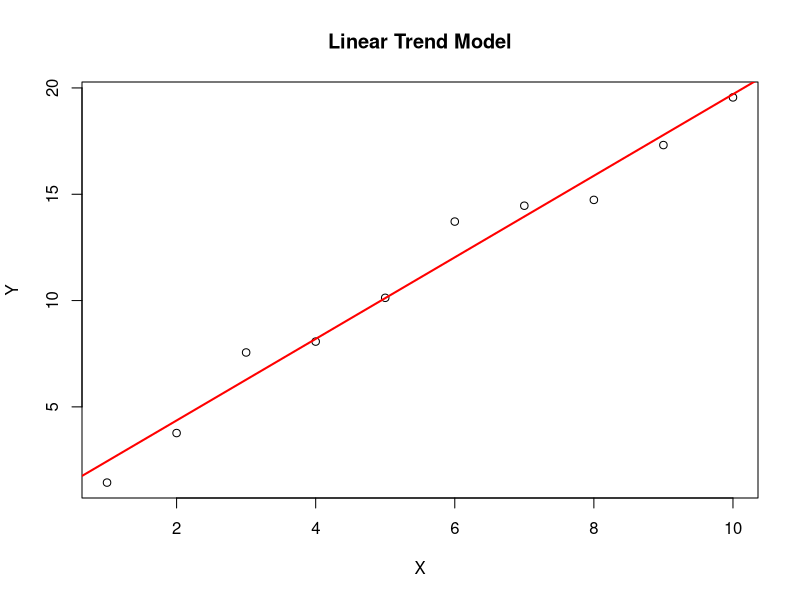
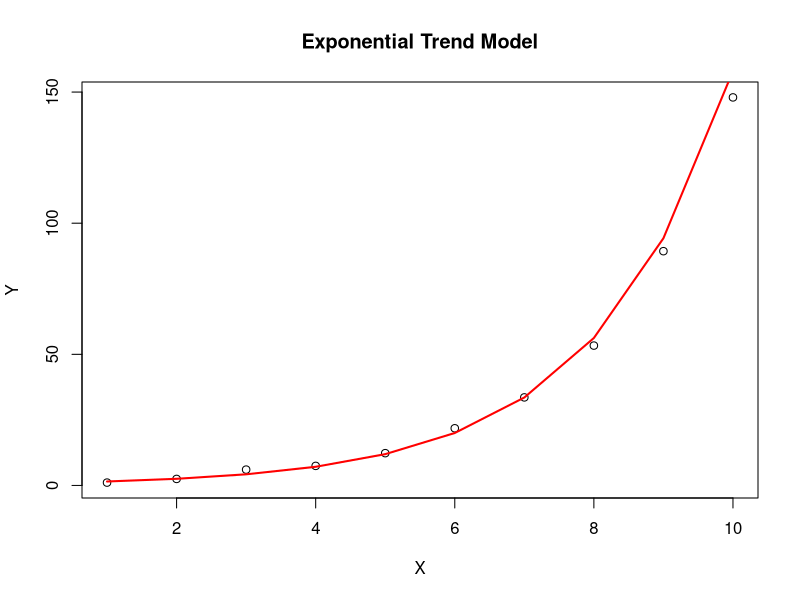

The R script that drew these images, in order:
## ---- chunk 1
set.seed(123)
x <- 1:10
y <- 2*x + rnorm(10)

# create a linear model
model <- lm(y ~ x)

# plot the data and model
plot(x, y, main = "Linear Trend Model", xlab = "X", ylab = "Y")
abline(model, col = "red", lwd = 2)

## ---- chunk 2
# create some example data
set.seed(123)
x <- 1:10
y <- exp(0.5 * x) + rnorm(10)

# create an exponential model
model <- lm(log(y) ~ x)

# plot the data and model
plot(x, y, main = "Exponential Trend Model", xlab = "X", ylab = "Y")
lines(x, exp(predict(model)), col = "red", lwd = 2)

